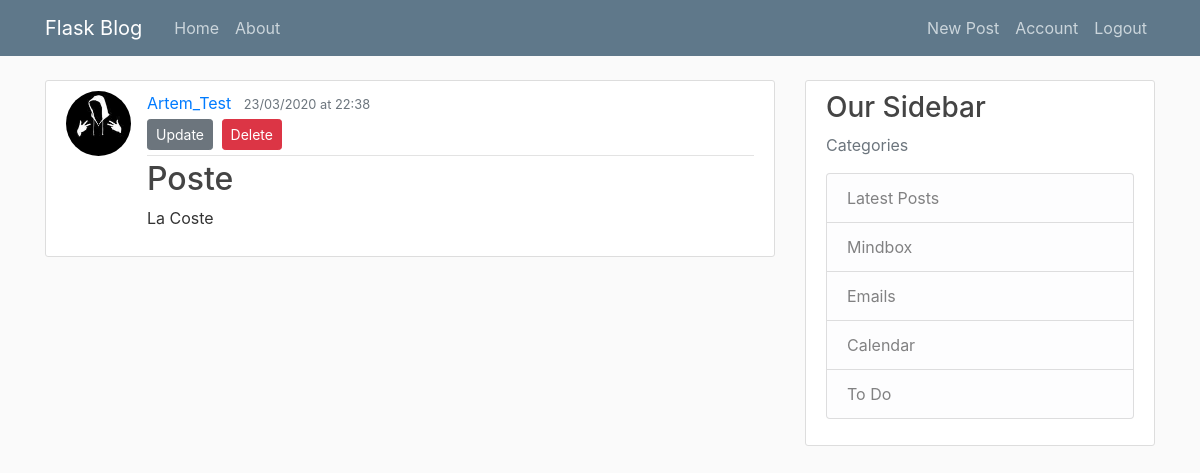
/post/7 (signed in), run on the app's committed database.
### flaskblog/models.py (models this page shows, shortened)
class User(db.Model, UserMixin):
    id = db.Column(db.Integer, primary_key=True)
    username = db.Column(db.String(20), unique=True, nullable=False)
    email = db.Column(db.String(120), unique=True, nullable=False)
    image_file = db.Column(db.String(20), nullable=False, default='default.jpg')
    password = db.Column(db.String(60), nullable=False)
    posts = db.relationship('Post', backref='author', lazy=True)

class Post(db.Model):
    id = db.Column(db.Integer, primary_key=True)
    title = db.Column(db.String(120), nullable=False)
    date_posted = db.Column(db.DateTime, nullable=False, default=datetime.now(timezone('Europe/Moscow')))
    content = db.Column(db.Text, nullable=False)
    user_id = db.Column(db.Integer, db.ForeignKey('user.id'), nullable=False)

### flaskblog/posts/routes.py (the view)
@posts.route('/post/<int:post_id>')
@login_required
def post(post_id):
    post = Post.query.get_or_404(post_id)
    return render_template('post.html', title=post.title, post=post)

### flaskblog/models.py (called while the page is built)
@login_manager.user_loader
def load_user(user_id):
    return User.query.get(int(user_id))

### flaskblog/templates/post.html (shortened to what this page needs)
{% extends "layout.html" %}
{%  block content %}
    <article class="media content-section">
        <img class="rounded-circle article-img" src="{{ url_for('static', filename='profile_pics/' + post.author.image_file) }}">
        <div class="media-body">
            <div class="article-metadata">
                <a class="mr-2" href="{{ url_for('users.user_posts', username=post.author.username) }}">{{ post.author.username }}</a>
                <small class="text-muted">{{ post.date_posted.strftime('%d/%m/%Y at %R') }}</small>
                {% if post.author == current_user %}
                    <div>
                        <a class="btn btn-secondary btn-sm mt-1 mb-1" href="{{ url_for('posts.update_post', post_id=post.id) }}">Update</a>
                        <button type="button" class="btn btn-danger btn-sm m-1" data-toggle="modal" data-target="#deleteModal">Delete</button>
                    </div>
                {% endif %}
            </div>
            <h2 class="article-title">{{ post.title }}</h2>
            <p class="article-content">{{ post.content }}</p>
        </div>
    </article>
{% endblock content%}

### flaskblog/static/main.css (style rules this page uses)
body { background: #fafafa; color: #333333; margin-top: 5rem; }
h1, h2, h3, h4, h5, h6 { color: #444444; }
.content-section { background: #ffffff; padding: 10px 20px; border: 1px solid #dddddd; border-radius: 3px; margin-bottom: 20px; }
.article-title { color: #444444; }
.article-content { white-space: pre-line; }
.article-img { height: 65px; width: 65px; margin-right: 16px; }
.article-metadata { padding-bottom: 1px; margin-bottom: 4px; border-bottom: 1px solid #e3e3e3 }

### data on the page
User: image_file (picture), author.username "Artem_Test"
Post: date_posted "23/03/2020 at 22:38", title "Poste", content "La Coste"
